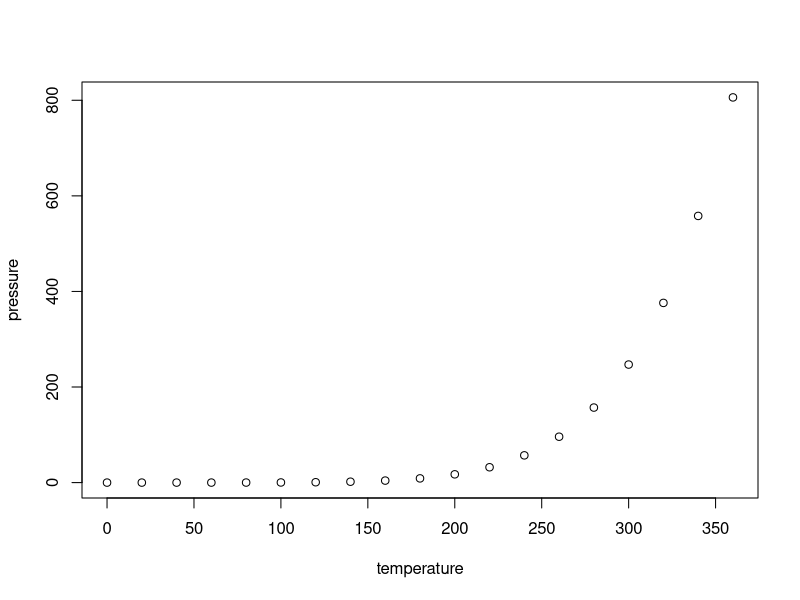
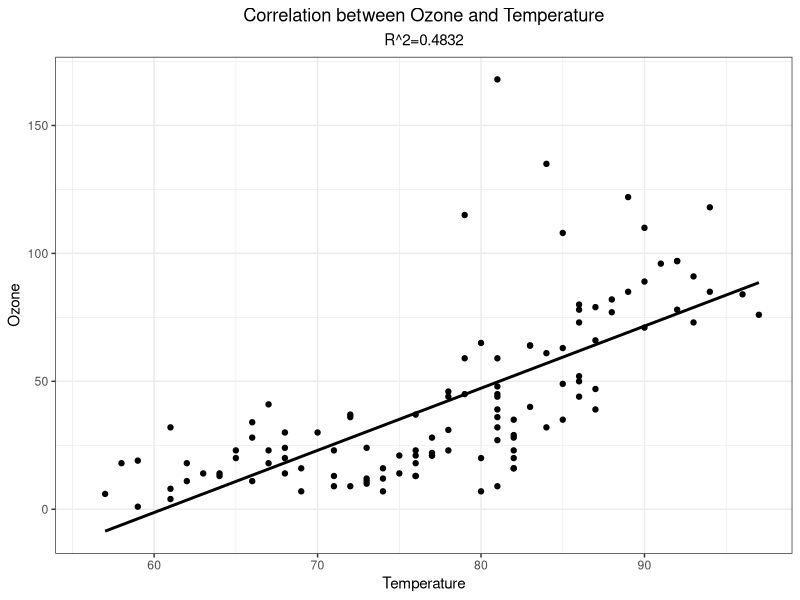

Source code (R) for these figures, in order:
## ---- chunk 1
knitr::opts_chunk$set(echo = TRUE)
## ---- chunk 2
plot(pressure)
## ---- chunk 3
data("airquality")
knitr::kable(head(airquality))
## ---- chunk 4
airquality.cor = cor(airquality, 
                     use="complete.obs",
                     method = "pearson"
)
## ---- chunk 5
#create empty dataframe for statistics
library(dplyr)
stats <- data.frame(var1 = "var1", var2="var2", corr=1)
stats <- stats%>% mutate(var1 = as.character(var1),
                           var2 = as.character (var2),
                           corr = as.numeric(corr))
head(stats)
## ---- chunk 6
#nested loop for correlations
for(i in 1:6) {
  for(j in 1:6) {
    a <- cor.test(airquality[,i],airquality[,j])
    row <- c(i,j, a$estimate)
    stats <- rbind(stats, row)
  }
  }
head (stats)
stats <- stats %>% filter (corr !=1)
## ---- chunk 7
#replace numbers with variables
stats[stats == "1"] <- "Ozone"
stats[stats == "2"] <- "Solar.R"
stats[stats == "3"] <- "Wind"
stats[stats == "4"] <- "Temp"
stats[stats == "5"] <- "Month"
stats[stats == "6"] <- "Day"
View(stats)
## ---- chunk 8
#View stats and sort by corr column, Ozone and Temp have the highest correlation
b <- lm(formula=airquality$Temp~airquality$Ozone)
summary (b)
#Adjusted R-squared value: 0.4832
#Use ggplot to make scatterplot for Ozone vs Temp 
library(ggplot2)
ggplot(airquality, aes(x=Temp, y=Ozone)) +
  geom_point ()+
  ggtitle("Correlation between Ozone and Temperature", subtitle="R^2=0.4832") +
  geom_smooth(method = "lm", se=F, color="black") +
  theme_bw() +
  xlab("Temperature") +
  ylab("Ozone") +
  theme(plot.title = element_text(hjust = 0.5),
        plot.subtitle = element_text(hjust=0.5))
